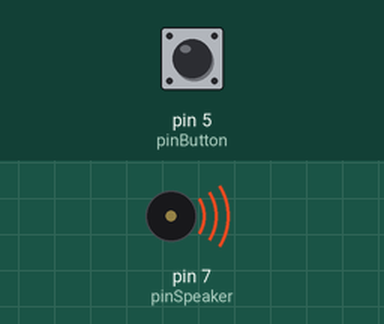
The sketch below on a simulated Arduino Uno, built with avr-gcc and run on an emulated ATmega328P. Shown: buzzer (waves = sounding). Inputs (shaded band) come from the test bench; at power-on: pin 5 (pinButton) LOW. Random numbers use the default seed unless the sketch sets one.

Above: at 0.04 s.
Timing chart, 0 to 3.0 s (numbered marks = the images above):
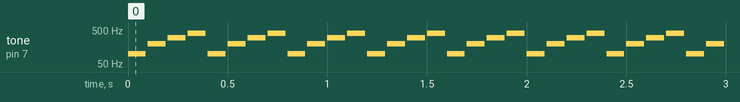

The sketch:

challenge_buttonTransposeSeq_04.ino
```cpp
int pinButton = 5;
int pinSpeaker = 7;
int baseFreq = 100;
int noteDur = 90;
int delayTime = 100;

void setup()
{
  pinMode(pinButton, INPUT);
}

void loop()
{
  int buttonState = digitalRead(pinButton);

  tone(pinSpeaker, baseFreq, noteDur);
  delay(delayTime);
  tone(pinSpeaker, baseFreq + 100, noteDur);
  delay(delayTime);
  tone(pinSpeaker, baseFreq + 200, noteDur);
  delay(delayTime);
  tone(pinSpeaker, baseFreq + 300, noteDur);
  delay(delayTime);

  if (buttonState == HIGH)
  {
    baseFreq = random(100, 800);
  }
}
```

Measured:
- by itself, tone on pin 7 (pinSpeaker): repeats every 0.40 s: silent 0.01 s, 200 Hz 0.09 s, silent 0.01 s, 300 Hz 0.09 s, silent 0.01 s, 400 Hz 0.09 s, silent 0.01 s, 100 Hz 0.09 s
